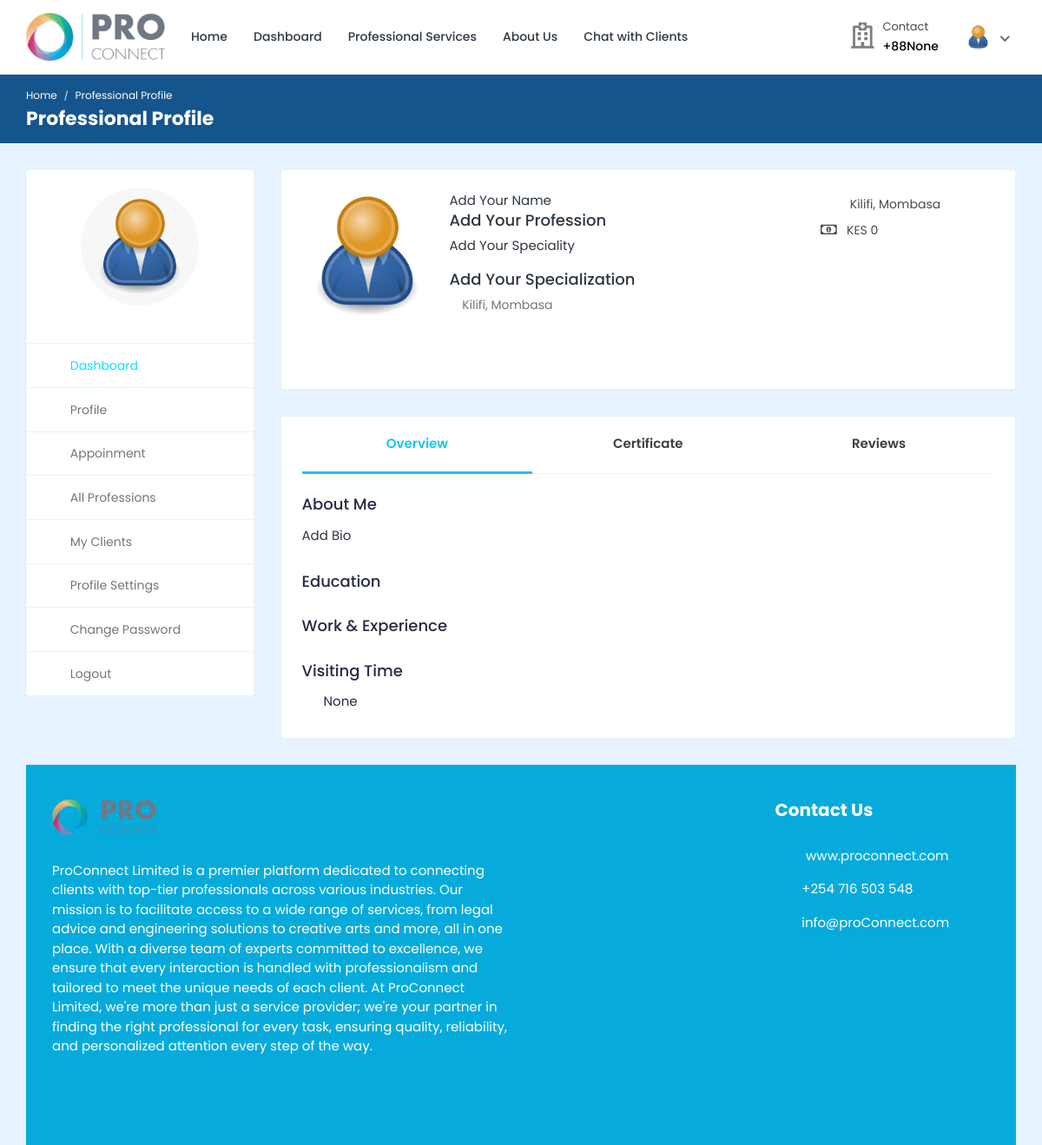
Page /professional/professional_review/1/ (signed in) on the earlier database version.
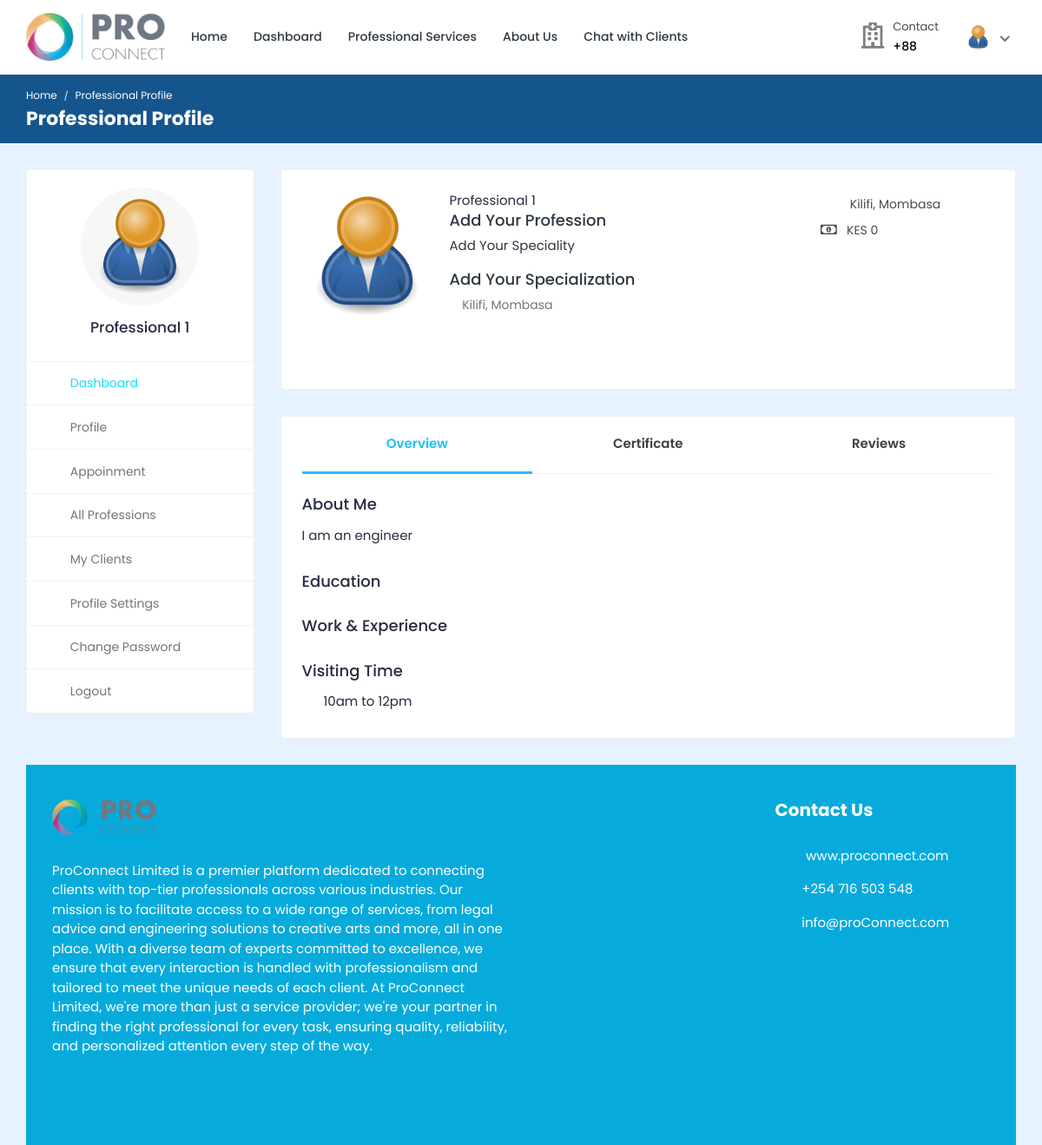
Same page on the later database version.
### professional/models.py (models this page shows, shortened)
class Professional_Information(models.Model):
    PROFESSION_CHOICES = (
        ('medical', 'Medical Services'),
        ('legal', 'Legal Services'),
        ('engineering', 'Engineering Services'),
        ('art', 'Art & Design'),
    )
    professional_id = models.AutoField(primary_key=True)
    user = models.OneToOneField(settings.AUTH_USER_MODEL, on_delete=models.CASCADE, related_name='profile')
    name = models.CharField(max_length=200)
    username = models.CharField(max_length=200, null=True, blank=True)
    gender = models.CharField(max_length=200, null=True, blank=True)
    description = models.TextField(max_length=1000, null=True, blank=True)
    profession = models.CharField(max_length=200, choices=PROFESSION_CHOICES)
    profession_name = models.ForeignKey(ServiceDepartment, on_delete=models.SET_NULL, null=True)
    specialization = models.ForeignKey(specialization, on_delete=models.SET_NULL, null=True)
    featured_image = models.ImageField(upload_to='professionals/', default='professionals/user-default.png')
    certificate_image = models.ImageField(upload_to='professionals_certificates/', default='professionals_certificates/default.png', null=True, blank=True)
    email = models.EmailField(max_length=200, null=True, blank=True)
    phone_number = models.CharField(max_length=200, null=True, blank=True)
    availability = models.CharField(max_length=200, null=True, blank=True, default='9am - 4pm')
    consultation_fee = models.IntegerField(null=True, blank=True, default=0)
    services_fee = models.IntegerField(null=True, blank=True, default=0)
    address = models.CharField(max_length=200, null=True, blank=True)
    service_name = models.ForeignKey(Professional_Service_Information, on_delete=models.SET_NULL, null=True, blank=True)
    profession = models.CharField(max_length=200, choices=PROFESSION_CHOICES, null=True, blank=True)
    institute = models.CharField(max_length=200, null=True, blank=True)
    degree = models.CharField(max_length=200, null=True, blank=True)
    completion_year = models.CharField(max_length=200, null=True, blank=True)
    work_place = models.CharField(max_length=200, null=True, blank=True)
    designation = models.CharField(max_length=200, null=True, blank=True)
    start_year = models.CharField(max_length=200, null=True, blank=True)
    end_year = models.CharField(max_length=200, null=True, blank=True)
    register_status = models.CharField(max_length=200, null=True, blank=True, default='Accepted')

### professional/views.py (the view, shortened to what this page needs)
# urls.py: path('professional_review/<int:pk>/', views.professional_review, name='professional_review'),
@csrf_exempt
@login_required(login_url="login")
def professional_review(request, pk):
    if request.user.is_professional:
        professional = Professional_Information.objects.get(user=request.user)
        professional_review = Professional_review.objects.filter(professional=professional)
        context = {'professional': professional, 'professional_review': professional_review}
        return render(request, 'professional-profile.html', context)

### templates/professional-profile.html (shortened to what the changed rows need)
{% load static %}
<!DOCTYPE html>
<html lang="en">
<head>
	<link rel="stylesheet" href="{% static 'proConnect-System/css/Normal/bootstrap.min.css' %}">
	<link rel="stylesheet" href="{% static 'proConnect-System/plugins/Normal/fontawesome/css/fontawesome.min.css' %}">
	<link rel="stylesheet" href="{% static 'proConnect-System/plugins/Normal/fontawesome/css/all.min.css' %}">
	<link rel="stylesheet" href="{% static 'proConnect-System/plugins/Normal/fancybox/jquery.fancybox.min.css'%}">
	<link rel="stylesheet" href="{% static 'proConnect-System/css/Normal/style.css' %}">
</head>
<body>
	<div class="main-wrapper">
		<header class="header">
			{% if user.is_authenticated and user.is_professional %}
			{% include 'professional-navbar.html' %}
			{% endif %}
		</header>
		<div class="breadcrumb-bar">
			<div class="container-fluid">
				<div class="row align-items-center">
					<div class="col-md-12 col-12">
						<h2 class="breadcrumb-title">Professional Profile</h2>
					</div>
				</div>
			</div>
		</div>
		<div class="content">
			<div class="container-fluid">
				<div class="row">
					<div class="col-md-5 col-lg-4 col-xl-3 theiaStickySidebar">
						<div>
							{% if user.is_authenticated and user.is_professional %}
							{% include 'professional-sidebar.html' %}
							{% endif %}
						</div>
					</div>
					<div class="col-md-7 col-lg-8 col-xl-9">
						<div class="card">
							<div class="card-body">
								<div class="professional-widget">
									<div class="doc-info-left">
										<div class="professional-img">
											<img src="{{professional.featured_image.url}}" class="img-fluid" alt="User Image">
										</div>
										<div class="doc-info-cont">
											{% if professional.name %}
											{{ professional.name }}
											{% else %}
											<a href="{% url 'professional-profile-settings' %}">Add Your Name</a>
											{% endif %}
											{% if professional.service_name %}
											<p class="doc-speciality">Profession: {{professional.service_name}}</p>
											{% else %}
											<h4><a href="{% url 'professional-profile-settings' %}">Add Your Profession</a></h4>
											{% endif %}
											{% if professional.profession_name.ServiceDepartment_name %}
											<p class="doc-speciality">Speciality: {{professional.profession_name.ServiceDepartment_name}}</p>
											{% else %}
											<p><a href="{% url 'professional-profile-settings' %}">Add Your Speciality</a></p>
											{% endif %}
											{% if professional.specialization.specialization_name %}
											<p class="doc-speciality">Specialization: {{professional.specialization.specialization_name}}</p>
											{% else %}
											<h4><a href="{% url 'professional-profile-settings' %}">Add Your Specialization</a></h4>
											{% endif %}
											<div class="clinic-details">
												<p class="doc-location"><i class="fas fa-map-marker-alt"></i> {{professional.address}}</p>
												<ul class="clinic-gallery">
													<li>
													</li>
													<li>
													</li>
													<li>
													</li>
												</ul>
											</div>
										</div>
									</div>
									<div class="doc-info-right">
										<div class="clini-infos">
											<ul>
												<li><i class="fas fa-map-marker-alt"></i> {{professional.address}}</li>
												<li><i class="far fa-money-bill-alt"></i>KES {{professional.consultation_fee}} </li>
											</ul>
										</div>
									</div>
								</div>
							</div>
						</div>
						<div class="card">
							<div class="card-body pt-0">
								<div class="tab-content pt-0">
									<div role="tabpanel" id="doc_overview" class="tab-pane fade show active">
										<div class="row">
											<div class="col-md-12 col-lg-9">
												<div class="widget about-widget">
													<h4 class="widget-title">About Me</h4>
													{% if professional.description %}
													{{ professional.description }}
													{% else %}
													<p><a href="{% url 'professional-profile-settings' %}">Add Bio</a></p>
													{% endif %}
												</div>
												<div class="widget education-widget">
													<h4 class="widget-title">Education</h4>
												</div>
												<div class="widget experience-widget">
													<h4 class="widget-title">Work & Experience</h4>
												</div>
												<div class="service-list">
													<h4>Visiting Time</h4>
													<ul class="clearfix">
														<li>{{professional.availability}}</li>
													</ul>
												</div>
											</div>
										</div>
									</div>
								</div>
							</div>
						</div>
					</div>
				</div>
				{% include 'footer.html' %}
			</div>
</body>
</html>

### templates/professional-navbar.html (shortened to what this page needs)
{% load static %}
<nav class="navbar navbar-expand-lg header-nav">
  <div class="navbar-header">
    <a href="{% url 'professional_service_home'%}" class="navbar-brand logo">
      <img src="{% static 'proConnect-System/images/Normal/proConnect-logo.png' %}" class="img-fluid" alt="Logo" />
    </a>
  </div>
  <div class="main-menu-wrapper">
    <ul class="main-nav">
      <li>
        <a href="{% url 'professional_service_home'%}">Home</a>
      </li>
      <li>
        <a href="{% url 'professional-dashboard'%}">Dashboard</a>
      </li>
      <li><a href="{% url 'multiple-professional_service' %}" style="text-decoration: none;">Professional Services</a>
      </li>
      <li>
        <a href="{% url 'about-us'%}">About Us</a>
      </li>
      <li>
        <a href="{% url 'chat-home' pk=user.id %}">Chat with Clients</a>
      </li>
    </ul>
  </div>
  <ul class="nav header-navbar-rht">
    <li class="nav-item contact-item">
      <div class="header-contact-img">
        <i class="far fa-hospital"></i>
      </div>
      <div class="header-contact-detail">
        <p class="contact-header">Contact</p>
        <p class="contact-info-header">+88{{professional.phone_number}}</p>
      </div>
    </li>
    <li class="nav-item dropdown has-arrow logged-item">
      <a href="#" class="dropdown-toggle nav-link" data-toggle="dropdown">
        <span class="user-img">
          <img class="rounded-circle" src="{{ professional.featured_image.url }}" width="31" alt="Darren Elder" />
        </span>
      </a>
    </li>
  </ul>
</nav>

### templates/professional-sidebar.html (shortened to what this page needs)
{% load static %}
<div class="profile-sidebar">
  <div class="widget-profile pro-widget-content">
    <div class="profile-info-widget">
      <a href="#" class="booking-doc-img">
        <img src="{{ professional.featured_image.url }}" alt="User Image" />
      </a>
      <div class="profile-det-info">
        <h3>{{ professional.name }}</h3>
      </div>
    </div>
  </div>
  <div class="dashboard-widget">
    <nav class="dashboard-menu sidebar">
      <ul>
        <li class="active">
          <a href="{% url 'professional-dashboard' %}">
            <i class="fas fa-columns"></i>
            <span>Dashboard</span>
          </a>
        </li>
        <li>
          <a href="{% url 'professional-profile' pk=professional.professional_id %}">
            <i class="fas fa-user"></i>
            <span>Profile</span>
          </a>
        </li>
        <li>
          <a href="{% url 'appointments'%}">
            <i class="fas fa-user-circle"></i>
            <span>Appoinment</span>
          </a>
        </li>
        <li>
          <a href="{% url 'multiple-professional_service' %}">
            <i class="fas fa-hospital"></i>
            <span>All Professions</span>
          </a>
        </li>
        <li>
          <a href="{% url 'my-clients' %}">
            <i class="fas fa-user-injured"></i>
            <span>My Clients</span>
          </a>
        </li>
        <li>
          <a href="{% url 'professional-profile-settings' %}">
            <i class="fas fa-user-cog"></i>
            <span>Profile Settings</span>
          </a>
        </li>
        <li>
          <a href="{% url 'professional-change-password' pk=user.id%}">
            <i class="fas fa-lock"></i>
            <span>Change Password</span>
          </a>
        </li>
        <li>
          <a href="{% url 'professional-logout'%}">
            <i class="fas fa-sign-out-alt"></i>
            <span>Logout</span>
          </a>
        </li>
      </ul>
    </nav>
  </div>
</div>

Differences in the rows shown:
changed Professional_Information "Kilifi, Mombasa": name (not shown) → "Professional 1"; description (not shown) → "I am an engineer"; availability "None" → "10am to 12pm"; phone_number "None" → (not shown)
Other differences:
text no longer shown: "Add Your Name Add Bio"
